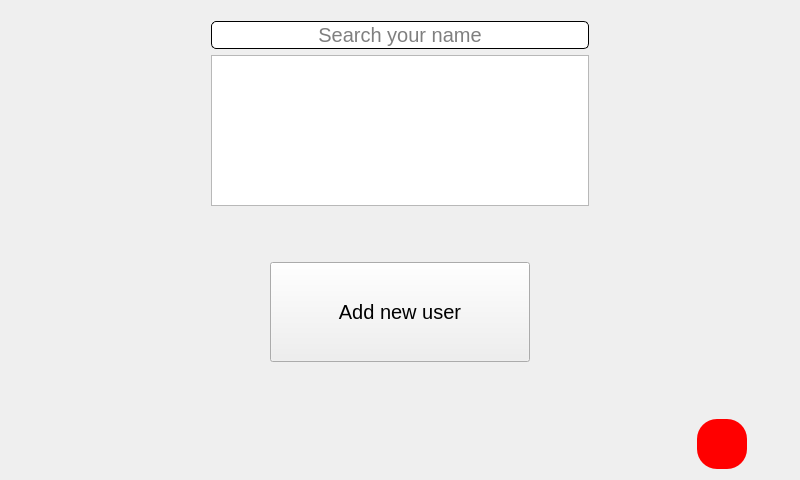
<?xml version="1.0" encoding="UTF-8"?>
<ui version="4.0">
 <class>MainWindow</class>
 <widget class="QWidget" name="MainWindow">
  <property name="geometry">
   <rect>
    <x>0</x>
    <y>0</y>
    <width>800</width>
    <height>480</height>
   </rect>
  </property>
  <property name="sizePolicy">
   <sizepolicy hsizetype="Fixed" vsizetype="Fixed">
    <horstretch>0</horstretch>
    <verstretch>0</verstretch>
   </sizepolicy>
  </property>
  <property name="minimumSize">
   <size>
    <width>800</width>
    <height>480</height>
   </size>
  </property>
  <property name="maximumSize">
   <size>
    <width>800</width>
    <height>480</height>
   </size>
  </property>
  <property name="windowTitle">
   <string>MainWindow</string>
  </property>
  <property name="styleSheet">
   <string notr="true"/>
  </property>
  <layout class="QGridLayout" name="gridLayout">
   <item row="3" column="0">
    <spacer name="verticalSpacer_2">
     <property name="orientation">
      <enum>Qt::Vertical</enum>
     </property>
     <property name="sizeType">
      <enum>QSizePolicy::Fixed</enum>
     </property>
     <property name="sizeHint" stdset="0">
      <size>
       <width>20</width>
       <height>50</height>
      </size>
     </property>
    </spacer>
   </item>
   <item row="2" column="0">
    <layout class="QHBoxLayout" name="horizontalLayout_4">
     <item>
      <spacer name="horizontalSpacer_7">
       <property name="orientation">
        <enum>Qt::Horizontal</enum>
       </property>
       <property name="sizeType">
        <enum>QSizePolicy::Fixed</enum>
       </property>
       <property name="sizeHint" stdset="0">
        <size>
         <width>200</width>
         <height>20</height>
        </size>
       </property>
      </spacer>
     </item>
     <item>
      <widget class="QListWidget" name="userListWidget">
       <property name="styleSheet">
        <string notr="true">QListWidget {
	font-size: 20px;
}
 QListView::item:selected
{
	border : 2px solid black;
	background : rgb(207, 207, 207);
}</string>
       </property>
      </widget>
     </item>
     <item>
      <spacer name="horizontalSpacer_10">
       <property name="orientation">
        <enum>Qt::Horizontal</enum>
       </property>
       <property name="sizeType">
        <enum>QSizePolicy::Fixed</enum>
       </property>
       <property name="sizeHint" stdset="0">
        <size>
         <width>200</width>
         <height>20</height>
        </size>
       </property>
      </spacer>
     </item>
    </layout>
   </item>
   <item row="1" column="0">
    <layout class="QHBoxLayout" name="horizontalLayout_2">
     <item>
      <spacer name="horizontalSpacer_4">
       <property name="orientation">
        <enum>Qt::Horizontal</enum>
       </property>
       <property name="sizeType">
        <enum>QSizePolicy::Fixed</enum>
       </property>
       <property name="sizeHint" stdset="0">
        <size>
         <width>200</width>
         <height>20</height>
        </size>
       </property>
      </spacer>
     </item>
     <item>
      <widget class="QLineEdit" name="nameSearchEdit">
       <property name="sizePolicy">
        <sizepolicy hsizetype="Expanding" vsizetype="Fixed">
         <horstretch>0</horstretch>
         <verstretch>0</verstretch>
        </sizepolicy>
       </property>
       <property name="focusPolicy">
        <enum>Qt::ClickFocus</enum>
       </property>
       <property name="styleSheet">
        <string notr="true">QLineEdit{ 
	border-style: outset;
	border-color: black;
	border-width: 1px;
	border-radius: 5px;
	font-size: 20px;
}</string>
       </property>
       <property name="text">
        <string/>
       </property>
       <property name="alignment">
        <set>Qt::AlignCenter</set>
       </property>
       <property name="placeholderText">
        <string>Search your name</string>
       </property>
      </widget>
     </item>
     <item>
      <spacer name="horizontalSpacer_5">
       <property name="orientation">
        <enum>Qt::Horizontal</enum>
       </property>
       <property name="sizeType">
        <enum>QSizePolicy::Fixed</enum>
       </property>
       <property name="sizeHint" stdset="0">
        <size>
         <width>200</width>
         <height>20</height>
        </size>
       </property>
      </spacer>
     </item>
    </layout>
   </item>
   <item row="6" column="0">
    <layout class="QHBoxLayout" name="horizontalLayout_3">
     <item>
      <spacer name="horizontalSpacer_9">
       <property name="orientation">
        <enum>Qt::Horizontal</enum>
       </property>
       <property name="sizeType">
        <enum>QSizePolicy::Fixed</enum>
       </property>
       <property name="sizeHint" stdset="0">
        <size>
         <width>650</width>
         <height>20</height>
        </size>
       </property>
      </spacer>
     </item>
     <item>
      <widget class="QPushButton" name="powerOffButton">
       <property name="sizePolicy">
        <sizepolicy hsizetype="Minimum" vsizetype="Expanding">
         <horstretch>0</horstretch>
         <verstretch>0</verstretch>
        </sizepolicy>
       </property>
       <property name="minimumSize">
        <size>
         <width>50</width>
         <height>50</height>
        </size>
       </property>
       <property name="maximumSize">
        <size>
         <width>50</width>
         <height>50</height>
        </size>
       </property>
       <property name="styleSheet">
        <string notr="true">font-size: 13px;
 background-color: red;
 border-radius:20px;
 border-color: blue;
 max-width:50px;
 max-height:50px;
 min-width:50px;
 min-height:50px;
</string>
       </property>
       <property name="text">
        <string/>
       </property>
      </widget>
     </item>
     <item>
      <spacer name="horizontalSpacer_8">
       <property name="orientation">
        <enum>Qt::Horizontal</enum>
       </property>
       <property name="sizeType">
        <enum>QSizePolicy::Fixed</enum>
       </property>
       <property name="sizeHint" stdset="0">
        <size>
         <width>5</width>
         <height>17</height>
        </size>
       </property>
      </spacer>
     </item>
    </layout>
   </item>
   <item row="5" column="0">
    <spacer name="verticalSpacer_3">
     <property name="orientation">
      <enum>Qt::Vertical</enum>
     </property>
     <property name="sizeHint" stdset="0">
      <size>
       <width>20</width>
       <height>91</height>
      </size>
     </property>
    </spacer>
   </item>
   <item row="0" column="0">
    <spacer name="verticalSpacer">
     <property name="orientation">
      <enum>Qt::Vertical</enum>
     </property>
     <property name="sizeType">
      <enum>QSizePolicy::Fixed</enum>
     </property>
     <property name="sizeHint" stdset="0">
      <size>
       <width>20</width>
       <height>10</height>
      </size>
     </property>
    </spacer>
   </item>
   <item row="4" column="0">
    <layout class="QHBoxLayout" name="horizontalLayout">
     <property name="sizeConstraint">
      <enum>QLayout::SetNoConstraint</enum>
     </property>
     <item>
      <spacer name="horizontalSpacer_2">
       <property name="orientation">
        <enum>Qt::Horizontal</enum>
       </property>
       <property name="sizeHint" stdset="0">
        <size>
         <width>40</width>
         <height>20</height>
        </size>
       </property>
      </spacer>
     </item>
     <item>
      <widget class="QPushButton" name="addNewUserButton">
       <property name="sizePolicy">
        <sizepolicy hsizetype="Expanding" vsizetype="Fixed">
         <horstretch>0</horstretch>
         <verstretch>0</verstretch>
        </sizepolicy>
       </property>
       <property name="minimumSize">
        <size>
         <width>0</width>
         <height>100</height>
        </size>
       </property>
       <property name="styleSheet">
        <string notr="true">font-size: 20px;</string>
       </property>
       <property name="text">
        <string>Add new user</string>
       </property>
      </widget>
     </item>
     <item>
      <spacer name="horizontalSpacer_3">
       <property name="orientation">
        <enum>Qt::Horizontal</enum>
       </property>
       <property name="sizeHint" stdset="0">
        <size>
         <width>40</width>
         <height>20</height>
        </size>
       </property>
      </spacer>
     </item>
    </layout>
   </item>
  </layout>
 </widget>
 <resources/>
 <connections/>
</ui>
